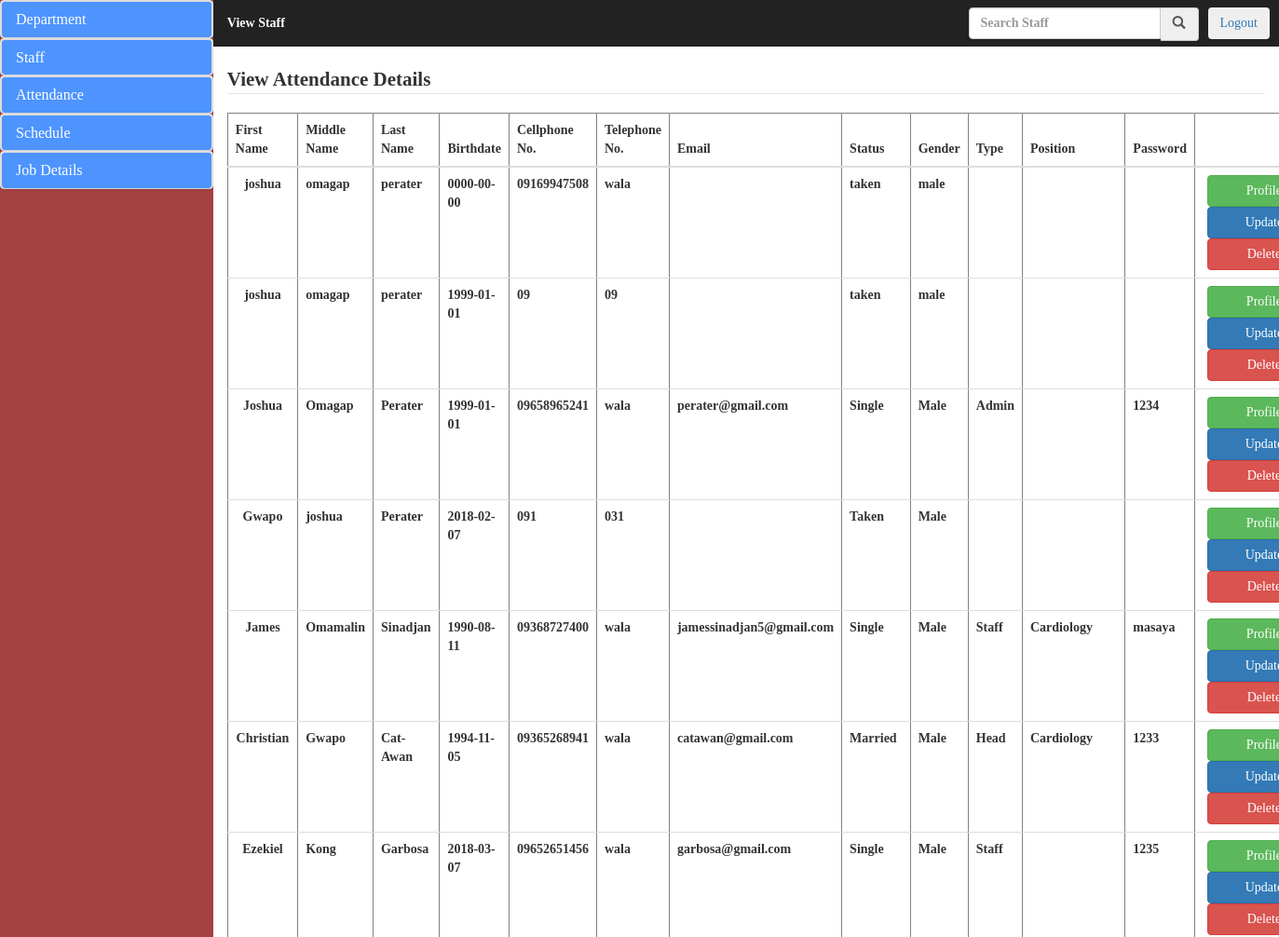
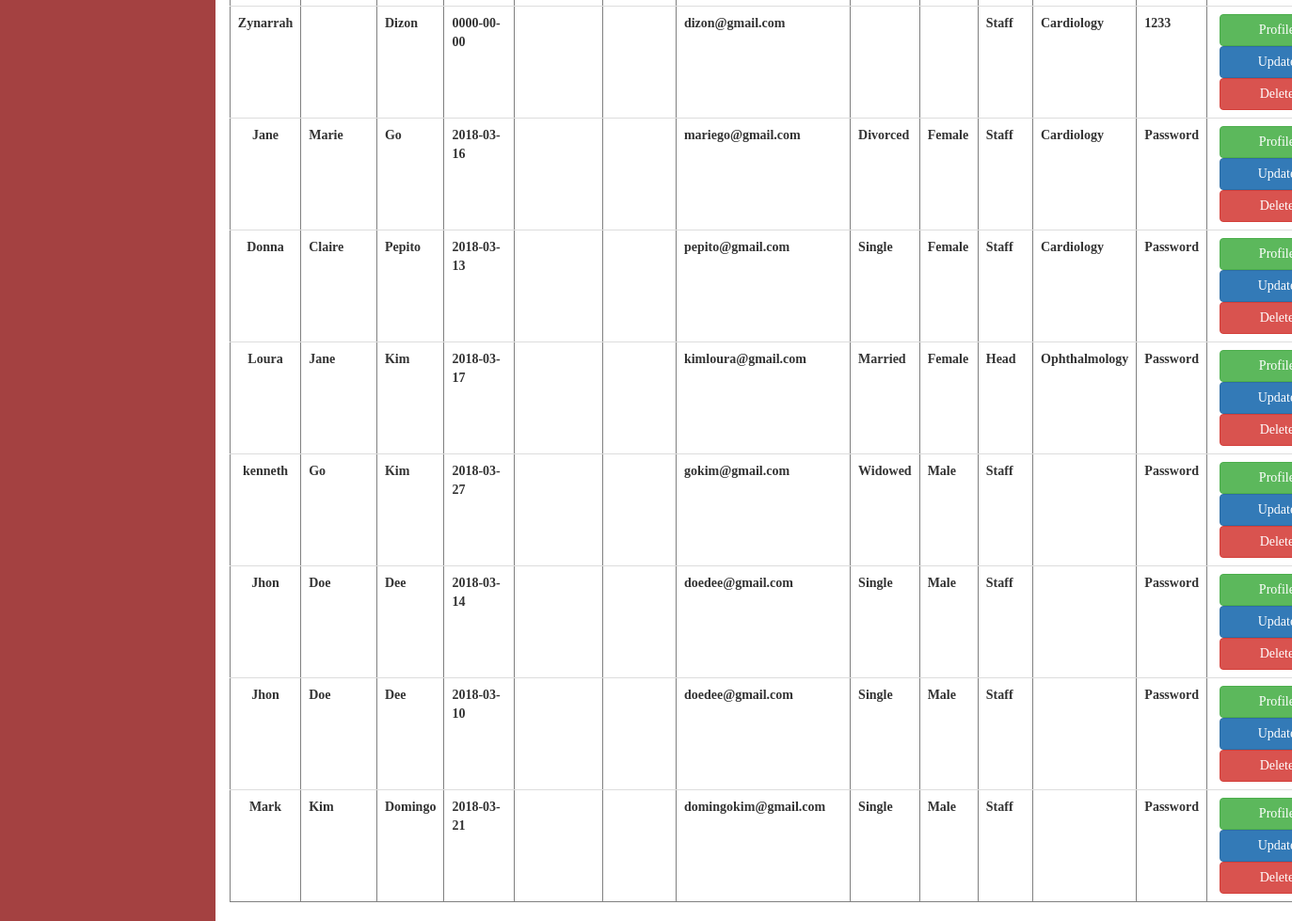
The app's page /admin/view_staff.php (signed in), older data (2 pictures, top to bottom).
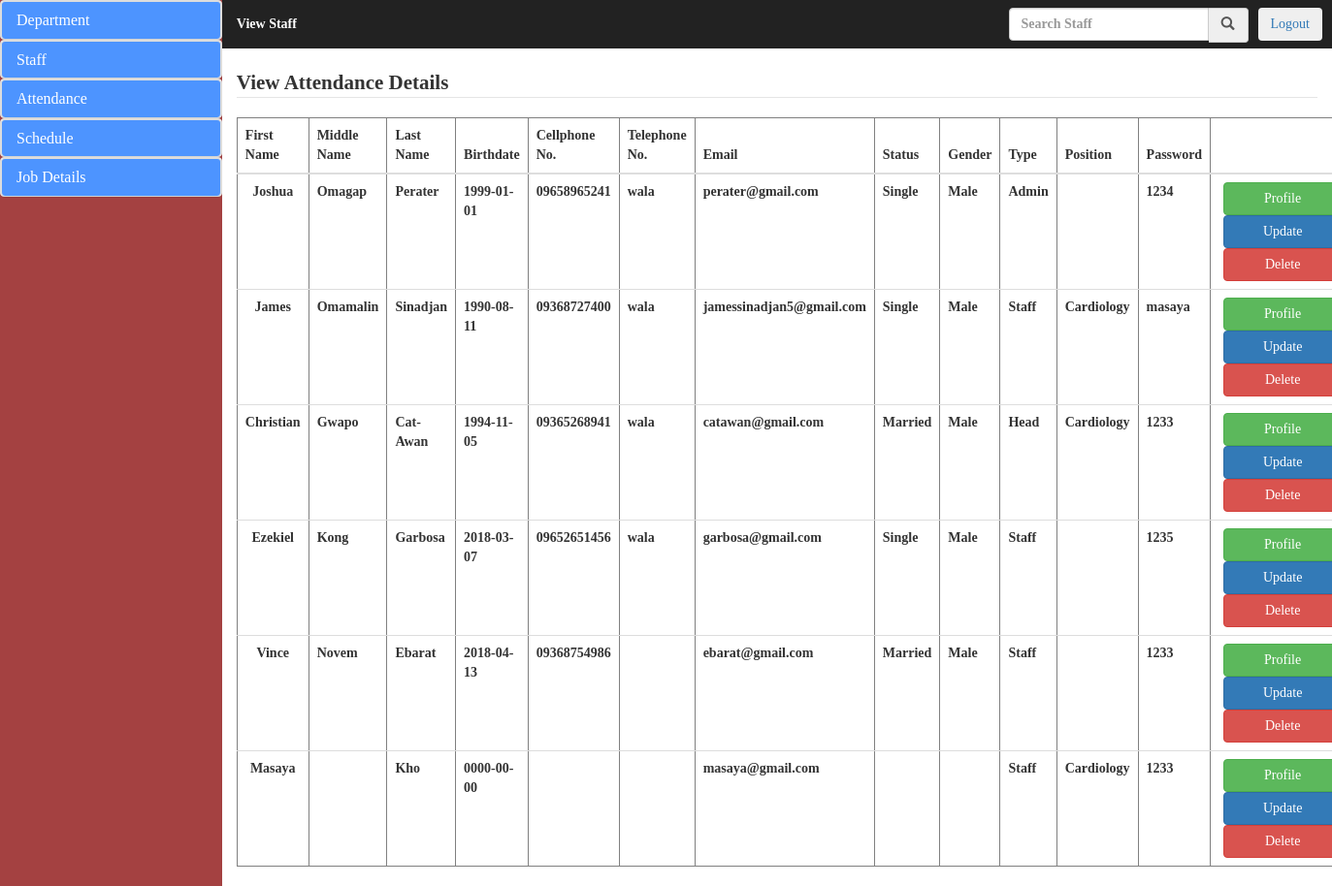
The same page, newer data.
### tables this page shows
CREATE TABLE `staff` (
  `staff_id` bigint(20) NOT NULL,
  `fname` varchar(50) NOT NULL,
  `mname` varchar(50) DEFAULT NULL,
  `lname` varchar(50) NOT NULL,
  `birthdate` date NOT NULL,
  `cellnum` varchar(50) NOT NULL,
  `telnum` varchar(50) DEFAULT NULL,
  `email` varchar(50) NOT NULL,
  `status` varchar(50) NOT NULL,
  `gender` varchar(50) NOT NULL,
  `type` varchar(50) NOT NULL,
  `department` varchar(50) NOT NULL,
  `password` varchar(50) NOT NULL
);

### admin/view_staff.php (the view, shortened to what this page needs)
<!DOCTYPE html>
<html lang="en">
<head>
	  <link rel="stylesheet" href="bootstrap/css/bootstrap.css">
	 <link rel="stylesheet" href="css/styletry.css">
</head>
<body>
	<div class="col-sm-2 sidebar">
		<div class="panel-group">
								<div class="panel panel-default">
									<div class="panel panel-heading">
										<h4 class="panel-title"><a href="#collapse1" data-toggle="collapse">Department</a></h4>
									</div>
								</div>
							</div>
							<div class="panel-group">
								<div class="panel panel-default">
									<div class="panel panel-heading">
										<h4 class="panel-title"><a href="#collapse2" data-toggle="collapse">Staff</a></h4>
									</div>
								</div>
							</div>
							<div class="panel-group">
								<div class="panel panel-default">
									<div class="panel panel-heading">
										<h4 class="panel-title"><a href="#collapse3" data-toggle="collapse">Attendance</a></h4>
									</div>
								</div>
							</div>
							<div class="panel-group">
								<div class="panel panel-default">
									<div class="panel panel-heading">
										<h4 class="panel-title"><a href="#collapse4" data-toggle="collapse">Schedule</a></h4>
									</div>
								</div>
							</div>
							<div class="panel-group">
								<div class="panel panel-default">
									<div class="panel panel-heading">
										<h4 class="panel-title"><a href="#collapse5" data-toggle="collapse">Job Details</a></h4>
									</div>
								</div>
							</div>
	</div>
	<div class="col-sm-10 content">
		<div class="col-sm-12" style="padding: 0;">
			 <nav class="navbar navbar-inverse">
			 	 <div class="container-fluid" style="padding-left: 0;">
			 	 	<ul class="nav navbar-nav">
			 	 		 <li><a href="#" style="color: white;">View Staff</a></li>
			 	 	</ul>
			 	 	<div class="nav navbar-right nav-btn"><button class="btn"><a href="../user/index.php?logout='1'" style="text-decoration-style: none;">Logout</a></button></div>
			 	 	<ul class="nav navbar-right nav-btn">
				 	 	<div class="input-group">
							<form action="search_view_staff.php" method="post">
								 <div class="input-group">
									  <input type="text" class="form-control" placeholder="Search Staff" aria-describedby="basic-addon1" name="search">
									  <span class="input-group-addon" id="basic-addon1" style="padding: 0;"><button class="btn" name="send"><i class="glyphicon glyphicon-search"></i></button></span>
								</div>
							</form>
						</div>
					</ul>
			 	 </div>
			 </nav>
		</div>
		<div class="col-sm-12 haha"><legend> View Attendance Details</legend></div>
			 		<div class="col-sm-12">
			 			<?php
	  include_once("connection.php");
	  $sql = "SELECT * FROM staff";
	  $result = mysqli_query($connect,$sql);
	  if(mysqli_num_rows($result) > 0){
		  echo "<table class='table' border='1'>";
		  echo "<thead>
					<tr>
						<th>First Name</th>
						<th>Middle Name</th>
						<th>Last Name</th>
						<th>Birthdate</th>
						<th>Cellphone No.</th>
						<th>Telephone No.</th>
						<th>Email</th>
						<th>Status</th>
						<th>Gender</th>
						<th>Type</th>
						<th>Position</th>
						<th>Password</th>
						<th></th>
					</tr>
				</thead>";
		  echo "<tbody>";
	     while($row = mysqli_fetch_assoc($result)){
		       echo "<tr><td style='text-align:center;'>".
					 $row['fname'].
					"</td><td>".
					$row['mname'].
					"</td><td>".
					$row['lname'].
					"</td><td>".
					$row['birthdate'].
					"</td><td>".
					$row['cellnum'].
					"</td><td>".
					 $row['telnum'].
					"</td><td>".
					 $row['email'].
					"</td><td>".
					$row['status'].
					"</td><td>".
					$row['gender'].
					"</td><td>".
					$row['type'].
					"</td><td>".
					$row['department'].
					"</td><td>".
					$row['password'].
					 "</td>
					 <td>
						<a href='../user/about_me.php?id=".$row['staff_id']."'>
					      <button class='btn btn-success'>Profile</button>
						</a>
					    <a href='Update_staff.php?id=".$row['staff_id']."'>
					      <button class='btn btn-primary'>Update</button>
						</a>
						<a href='action/staff_delete.php?id=".$row['staff_id']."'>
						  <button class='btn btn-danger'>Delete</button>
						</a>
					 </td>
					 </tr>";
		 }
		 echo "</tbody>";
	  }
	?>
					  	</div>
	</div>
</body>
</html>

### admin/css/styletry.css (style rules this page uses)
* { margin: 0; }
.sidebar { background-color: #a44141; padding: 0; height: 100%; }
.content { height: 100%; padding: 0; }
li a { display: block; color: #000; text-decoration: none; }
html,body { width: 100%; height:100%; font-family: masaya !important; font-weight: bold; }
.navbar { border-radius: 0; border: none; }
.nav-btn { padding-top: 8px;padding-right: 10px; }
td:last-child { width: 285px; }
td>a>button { width:122px; margin-left: 5px; }
.panel-group { margin-bottom: 0; }
a { text-decoration: none; }
.panel-default > .panel-heading { background-color: #4d94ff; color:white; }
.panel { border-radius: 1px; }
.input-group>.input-group-addon { padding: 0 !important; }
span { padding: 0 !important; padding-left: 0 !important: }

Row changes from the older to the newer data that the page shows:
removed staff: fname "joshua", mname "omagap", lname "perater", birthdate "0000-00-00", cellnum "09169947508", telnum "wala", status "taken", gender "male"
removed staff: fname "joshua", mname "omagap", lname "perater", birthdate "1999-01-01", cellnum "09", telnum "09", status "taken", gender "male"
removed staff: fname "Gwapo", mname "joshua", lname "Perater", birthdate "2018-02-07", cellnum "091", telnum "031", status "Taken", gender "Male"
removed staff: fname "Zynarrah", lname "Dizon", birthdate "0000-00-00", email "dizon@gmail.com", type "Staff", department "Cardiology", password "1233"
removed staff: fname "Jane", mname "Marie", lname "Go", birthdate "2018-03-16", email "mariego@gmail.com", status "Divorced", gender "Female", type "Staff", department "Cardiology", password "Password"
removed staff: fname "Donna", mname "Claire", lname "Pepito", birthdate "2018-03-13", email "pepito@gmail.com", status "Single", gender "Female", type "Staff", department "Cardiology", password "Password"
removed staff: fname "Loura", mname "Jane", lname "Kim", birthdate "2018-03-17", email "kimloura@gmail.com", status "Married", gender "Female", type "Head", department "Ophthalmology", password "Password"
removed staff: fname "kenneth", mname "Go", lname "Kim", birthdate "2018-03-27", email "gokim@gmail.com", status "Widowed", gender "Male", type "Staff", password "Password"
removed staff: fname "Jhon", mname "Doe", lname "Dee", birthdate "2018-03-14", email "doedee@gmail.com", status "Single", gender "Male", type "Staff", password "Password"
removed staff: fname "Jhon", mname "Doe", lname "Dee", birthdate "2018-03-10", email "doedee@gmail.com", status "Single", gender "Male", type "Staff", password "Password"
removed staff: fname "Mark", mname "Kim", lname "Domingo", birthdate "2018-03-21", email "domingokim@gmail.com", status "Single", gender "Male", type "Staff", password "Password"
added staff: fname "Vince", mname "Novem", lname "Ebarat", birthdate "2018-04-13", cellnum "09368754986", email "ebarat@gmail.com", status "Married", gender "Male", type "Staff", password "1233"
added staff: fname "Masaya", lname "Kho", birthdate "0000-00-00", email "masaya@gmail.com", type "Staff", department "Cardiology", password "1233"
